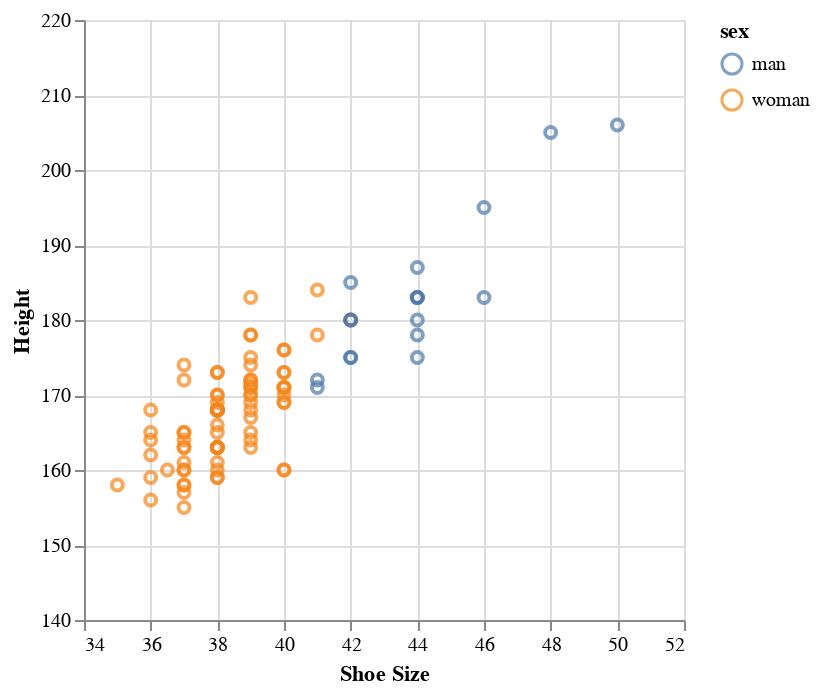

Notebook source saved alongside this figure:
### Code cell
# Assuming you have a DataFrame 'data' containing your data
chart = alt.Chart(data).encode(
    x=alt.X('shoe_size',
            axis=alt.Axis(format='d', title='Shoe Size'),
            scale=alt.Scale(domain=[34, 52])),  # Set the domain for x-axis
    
    y=alt.Y('height', 
            axis=alt.Axis(format='d', title='Height'),
            scale=alt.Scale(domain=[140, 220])),  # Set the domain for y-axis
    
    color=alt.Color('sex:N')  # Color points based on the 'sex' variable
).mark_point()

chart

### Figure 1 — Vega-Lite specification as saved in the notebook (floating-point values rounded to 4 significant figures)
{"config": {"view": {"continuousWidth": 300, "continuousHeight": 300}}, "data": {"name": "data-6f0b8595e948f88e62a49c3c05d987a9"}, "mark": {"type": "point"}, "encoding": {"color": {"field": "sex", "type": "nominal"}, "x": {"axis": {"format": "d", "title": "Shoe Size"}, "field": "shoe_size", "scale": {"domain": [34, 52]}, "type": "quantitative"}, "y": {"axis": {"format": "d", "title": "Height"}, "field": "height", "scale": {"domain": [140, 220]}, "type": "quantitative"}}, "$schema": "https://vega.github.io/schema/vega-lite/v5.16.3.json", "datasets": {"data-6f0b8595e948f88e62a49c3c05d987a9": [{"time": "04.10.2016 17:58:51", "sex": "woman", "height": 160.0, "shoe_size": 40.0}, {"time": "04.10.2016 17:58:59", "sex": "woman", "height": 171.0, "shoe_size": 39.0}, {"time": "04.10.2016 18:00:15", "sex": "woman", "height": 174.0, "shoe_size": 39.0}, {"time": "04.10.2016 18:01:17", "sex": "woman", "height": 176.0, "shoe_size": 40.0}, {"time": "04.10.2016 18:01:22", "sex": "man", "height": 195.0, "shoe_size": 46.0}, {"time": "04.10.2016 18:01:53", "sex": "woman", "height": 157.0, "shoe_size": 37.0}, {"time": "04.10.2016 18:01:57", "sex": "woman", "height": 160.0, "shoe_size": 38.0}, {"time": "04.10.2016 18:02:00", "sex": "woman", "height": 178.0, "shoe_size": 39.0}, {"time": "04.10.2016 18:02:11", "sex": "woman", "height": 168.0, "shoe_size": 38.0}, {"time": "04.10.2016 18:02:16", "sex": "man", "height": 171.0, "shoe_size": 41.0}, {"time": "04.10.2016 18:02:22", "sex": "woman", "height": 165.0, "shoe_size": 39.0}, {"time": "04.10.2016 18:02:25", "sex": "man", "height": 175.0, "shoe_size": 44.0}, {"time": "04.10.2016 18:02:27", "sex": "woman", "height": 163.0, "shoe_size": 38.0}, {"time": "04.10.2016 18:02:43", "sex": "woman", "height": 158.0, "shoe_size": 37.0}, {"time": "04.10.2016 18:03:01", "sex": "woman", "height": 159.0, "shoe_size": 38.0}, {"time": "04.10.2016 18:03:11", "sex": "man", "height": 183.0, "shoe_size": 44.0}, {"time": "04.10.2016 18:03:14", "sex": "woman", "height": 155.0, "shoe_size": 37.0}, {"time": "04.10.2016 18:03:19", "sex": "woman", "height": 172.0, "shoe_size": 39.0}, {"time": "04.10.2016 18:03:44", "sex": "woman", "height": 164.0, "shoe_size": 39.0}, {"time": "04.10.2016 18:03:49", "sex": "woman", "height": 158.0, "shoe_size": 35.0}, {"time": "04.10.2016 18:04:45", "sex": "woman", "height": 174.0, "shoe_size": 37.0}, {"time": "04.10.2016 18:07:51", "sex": "woman", "height": 164.0, "shoe_size": 37.0}, {"time": "04.10.2016 18:07:53", "sex": "woman", "height": 168.0, "shoe_size": 38.0}, {"time": "04.10.2016 18:10:17", "sex": "woman", "height": 168.0, "shoe_size": 38.0}, {"time": "04.10.2016 18:13:00", "sex": "woman", "height": 163.0, "shoe_size": 37.0}, {"time": "04.10.2016 18:51:58", "sex": "woman", "height": 160.0, "shoe_size": 37.0}, {"time": "04.10.2016 19:04:42", "sex": "man", "height": 183.0, "shoe_size": 46.0}, {"time": "04.10.2016 19:16:09", "sex": "woman", "height": 161.0, "shoe_size": 38.0}, {"time": "04.10.2016 19:39:43", "sex": "woman", "height": 162.0, "shoe_size": 36.0}, {"time": "04.10.2016 19:59:42", "sex": "woman", "height": 165.0, "shoe_size": 37.0}, {"time": "04.10.2016 20:56:23", "sex": "woman", "height": 164.0, "shoe_size": 36.0}, {"time": "11.10.2016 12:30:32", "sex": "woman", "height": 161.0, "shoe_size": 37.0}, {"time": "11.10.2016 12:31:09", "sex": "woman", "height": 163.0, "shoe_size": 39.0}, {"time": "11.10.2016 12:31:18", "sex": "woman", "height": 169.0, "shoe_size": 40.0}, {"time": "11.10.2016 12:31:25", "sex": "woman", "height": 171.0, "shoe_size": 39.0}, {"time": "11.10.2016 12:31:50", "sex": "woman", "height": 163.0, "shoe_size": 38.0}, {"time": "11.10.2016 12:31:56", "sex": "woman", "height": 159.0, "shoe_size": 36.0}, {"time": "11.10.2016 12:31:59", "sex": "woman", "height": 180.0, "shoe_size": 42.0}, {"time": "11.10.2016 12:31:59", "sex": "woman", "height": 168.0, "shoe_size": 38.0}, {"time": "11.10.2016 12:32:04", "sex": "woman", "height": 170.0, "shoe_size": 38.0}, {"time": "11.10.2016 12:32:05", "sex": "woman", "height": 168.0, "shoe_size": 38.0}, {"time": "11.10.2016 12:32:06", "sex": "man", "height": 180.0, "shoe_size": 42.0}, {"time": "11.10.2016 12:32:10", "sex": "man", "height": 183.0, "shoe_size": 44.0}, {"time": "11.10.2016 12:32:10", "sex": "woman", "height": 170.0, "shoe_size": 40.0}, {"time": "11.10.2016 12:32:09", "sex": "woman", "height": 172.0, "shoe_size": 39.0}, {"time": "11.10.2016 12:32:12", "sex": "woman", "height": 163.0, "shoe_size": 38.0}, {"time": "11.10.2016 12:32:17", "sex": "woman", "height": 168.0, "shoe_size": 38.0}, {"time": "11.10.2016 12:32:22", "sex": "woman", "height": 184.0, "shoe_size": 41.0}, {"time": "11.10.2016 12:32:24", "sex": "woman", "height": 169.0, "shoe_size": 38.0}, {"time": "11.10.2016 12:32:27", "sex": "man", "height": 206.0, "shoe_size": 50.0}, {"time": "11.10.2016 12:32:32", "sex": "woman", "height": 165.0, "shoe_size": 38.0}, {"time": "11.10.2016 12:32:32", "sex": "woman", "height": 171.0, "shoe_size": 40.0}, {"time": "11.10.2016 12:32:33", "sex": "woman", "height": 165.0, "shoe_size": 37.0}, {"time": "11.10.2016 12:32:33", "sex": "woman", "height": 168.0, "shoe_size": 38.0}, {"time": "11.10.2016 12:32:42", "sex": "man", "height": 180.0, "shoe_size": 44.0}, {"time": "11.10.2016 12:32:42", "sex": "woman", "height": 160.0, "shoe_size": 40.0}, {"time": "11.10.2016 12:32:49", "sex": "man", "height": 183.0, "shoe_size": 44.0}, {"time": "11.10.2016 12:32:50", "sex": "woman", "height": 160.0, "shoe_size": 36.5}, {"time": "11.10.2016 12:33:01", "sex": "woman", "height": 171.0, "shoe_size": 40.0}, {"time": "11.10.2016 12:33:13", "sex": "woman", "height": 167.0, "shoe_size": 39.0}, {"time": "11.10.2016 12:33:15", "sex": "woman", "height": 172.0, "shoe_size": 37.0}, {"time": "11.10.2016 12:33:17", "sex": "woman", "height": 163.0, "shoe_size": 38.0}, {"time": "11.10.2016 12:33:30", "sex": "woman", "height": 173.0, "shoe_size": 38.0}, {"time": "11.10.2016 12:33:34", "sex": "man", "height": 187.0, "shoe_size": 44.0}, {"time": "11.10.2016 12:33:49", "sex": "woman", "height": 176.0, "shoe_size": 40.0}, {"time": "11.10.2016 12:33:50", "sex": "man", "height": 180.0, "shoe_size": 42.0}, {"time": "11.10.2016 12:33:53", "sex": "woman", "height": 171.5, "shoe_size": 39.0}, {"time": "11.10.2016 12:34:18", "sex": "woman", "height": 168.0, "shoe_size": 36.0}, {"time": "11.10.2016 12:34:38", "sex": "woman", "height": 175.0, "shoe_size": 39.0}, {"time": "11.10.2016 12:34:55", "sex": "man", "height": 185.0, "shoe_size": 42.0}, {"time": "11.10.2016 12:34:58", "sex": "man", "height": 205.0, "shoe_size": 48.0}, {"time": "11.10.2016 12:35:03", "sex": "woman", "height": 165.0, "shoe_size": 36.0}, {"time": "11.10.2016 12:35:25", "sex": "man", "height": 175.0, "shoe_size": 42.0}, {"time": "11.10.2016 12:35:44", "sex": "man", "height": 175.0, "shoe_size": 42.0}, {"time": "11.10.2016 12:36:06", "sex": "man", "height": 172.0, "shoe_size": 41.0}, {"time": "11.10.2016 12:36:33", "sex": "woman", "height": 156.0, "shoe_size": 36.0}, {"time": "11.10.2016 12:36:34", "sex": "woman", "height": 168.0, "shoe_size": 38.0}, {"time": "11.10.2016 12:36:42", "sex": "woman", "height": 163.0, "shoe_size": 37.0}, {"time": "11.10.2016 12:37:05", "sex": "woman", "height": 163.0, "shoe_size": 38.0}, {"time": "11.10.2016 12:37:26", "sex": "woman", "height": 173.0, "shoe_size": 38.0}, {"time": "11.10.2016 12:37:44", "sex": "woman", "height": 169.0, "shoe_size": 39.0}, {"time": "11.10.2016 12:38:01", "sex": "woman", "height": 178.0, "shoe_size": 39.0}, {"time": "11.10.2016 12:41:08", "sex": "woman", "height": 170.0, "shoe_size": 38.0}, {"time": "11.10.2016 12:41:32", "sex": "woman", "height": 168.0, "shoe_size": 38.0}, {"time": "11.10.2016 12:47:47", "sex": "woman", "height": 170.0, "shoe_size": 39.0}, {"time": "11.10.2016 13:04:54", "sex": "woman", "height": 173.0, "shoe_size": 40.0}, {"time": "15.10.2016 15:10:34", "sex": "woman", "height": 171.0, "shoe_size": 40.0}, {"time": "16.10.2016 14:31:49", "sex": "woman", "height": 163.0, "shoe_size": 38.0}, {"time": "16.10.2016 15:46:30", "sex": "woman", "height": 166.0, "shoe_size": 38.0}, {"time": "16.10.2016 17:18:17", "sex": "woman", "height": 159.0, "shoe_size": 38.0}, {"time": "16.10.2016 20:55:46", "sex": "woman", "height": 178.0, "shoe_size": 41.0}, {"time": "16.10.2016 22:25:07", "sex": "man", "height": 178.0, "shoe_size": 44.0}, {"time": "17.10.2016 08:31:01", "sex": "woman", "height": 169.0, "shoe_size": 40.0}, {"time": "17.10.2016 08:36:38", "sex": "woman", "height": 158.0, "shoe_size": 37.0}, {"time": "17.10.2016 12:37:09", "sex": "woman", "height": 170.0, "shoe_size": 39.0}, {"time": "17.10.2016 13:12:48", "sex": "woman", "height": 183.0, "shoe_size": 39.0}, {"time": "19.10.2016 17:07:53", "sex": "woman", "height": 173.0, "shoe_size": 40.0}, {"time": "29.10.2016 20:28:33", "sex": "woman", "height": 160.0, "shoe_size": 37.0}, {"time": "30.10.2016 11:57:57", "sex": "woman", "height": 168.0, "shoe_size": 39.0}]}}
